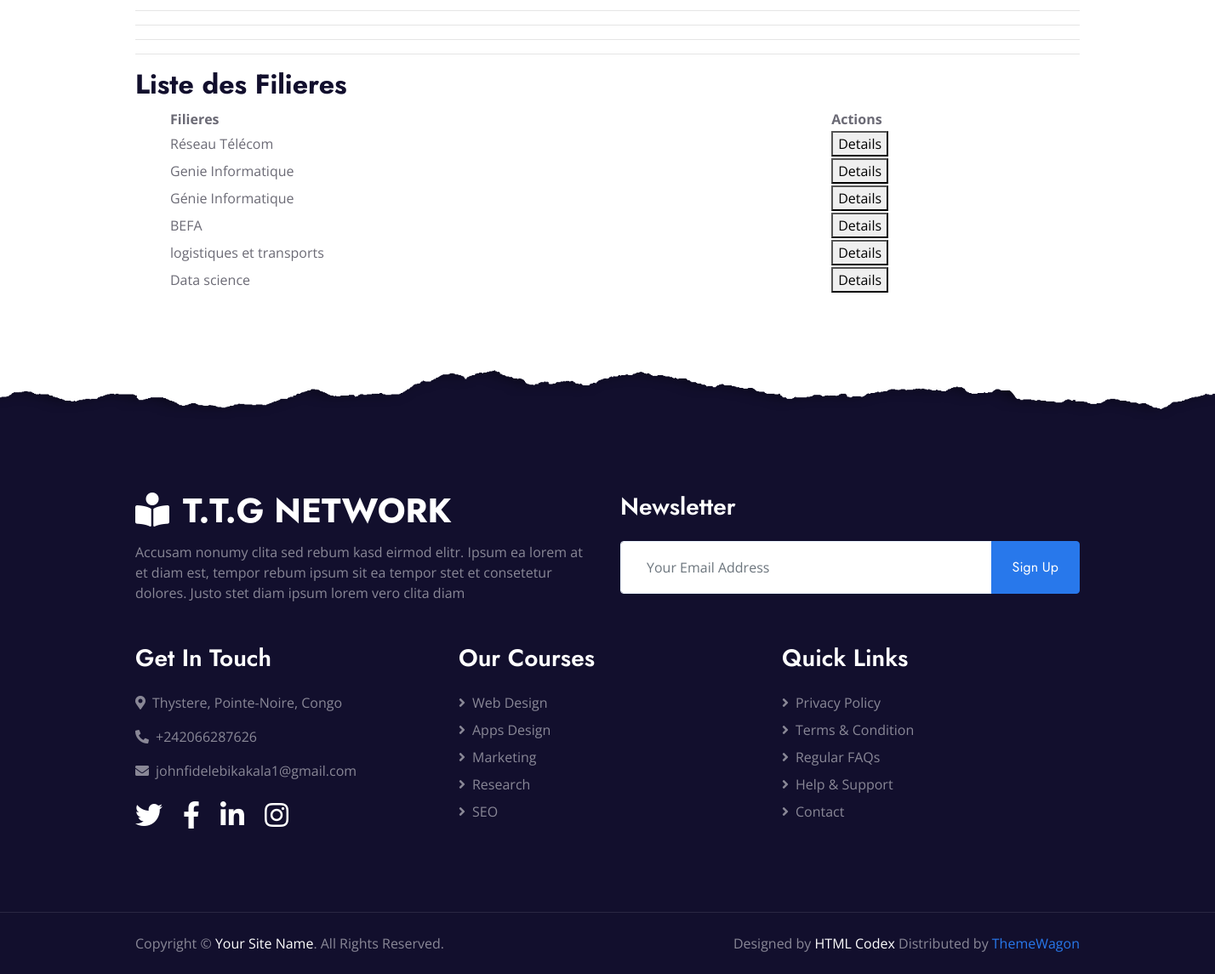
Before: /filiere (signed in, lower part) with the older database file.
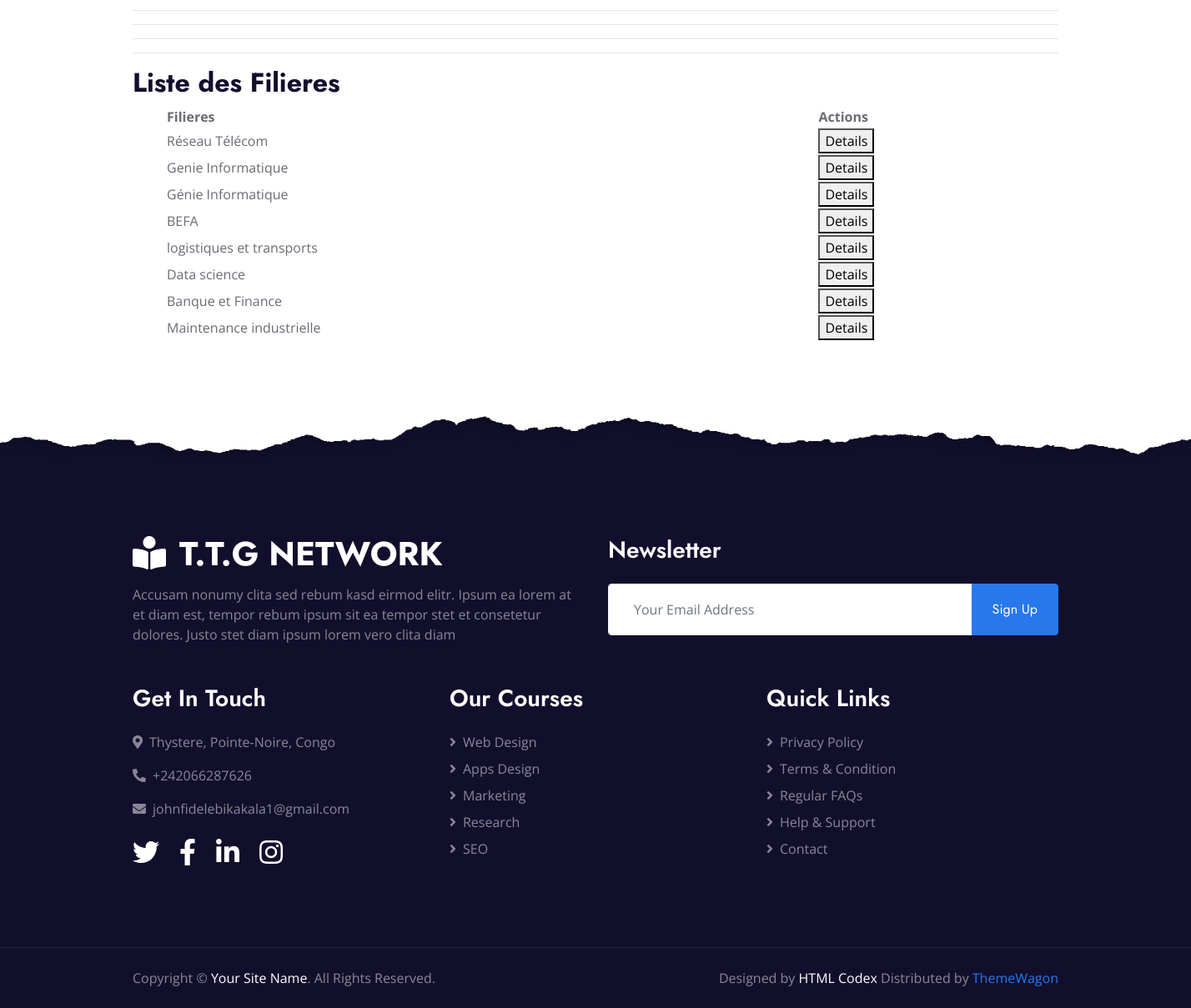
After: the same page with the newer database file.
### application/models.py (models this page shows, shortened)
class Filiere(models.Model):
    nom = models.CharField(max_length=100)

### application/views.py (the view)
# urls.py: path('filiere', views.filieres_view, name='filiere'),
@login_required
def filieres_view(request):
    filieres = Filiere.objects.all()
    return render(request, 'liste_filieres.html', {'filieres': filieres})

### application/templates/liste_filieres.html (shortened to what this page needs)
{% extends "base.html" %}
{% block content %}
  <hr>
  <h2>Liste des Filieres</h2>
  <ul>
      <table style="width: 100%;">
        <tr>
          <th>Filieres</th>
          <th>Actions</th>
        </tr>
        {% for filiere in filieres %}
        <tr>
          <td>{{ filiere.nom }}</td>
          <td><a href="#"><button>Details</button></a></td>
        </tr>
        {% endfor %}
      </table>
  </ul>
{% endblock %}

Changed rows visible on the page:
added Filiere: nom "Banque et Finance"
added Filiere: nom "Maintenance industrielle"
